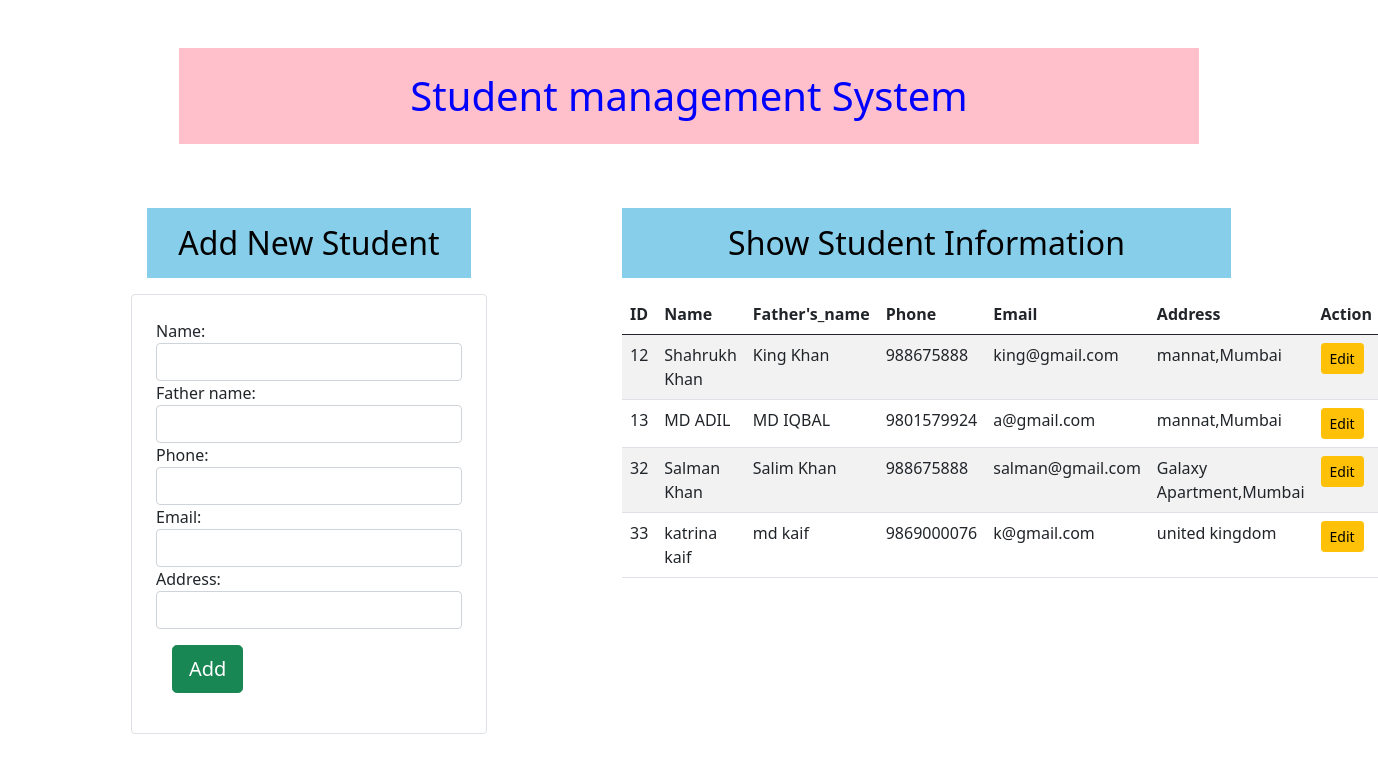
The page / on the database its author committed.
### myapp/models.py (models this page shows)
class Students(models.Model):
    name = models.CharField(max_length=70)
    father_name = models.CharField(max_length=70)
    phone = models.CharField(max_length=10)
    email=models.EmailField(max_length=100)
    address =models.CharField(max_length=500)

### myapp/views.py (the view)
# urls.py: path("",views.show_data,name="home"),
def show_data(request):
   if request.method == 'POST':
     form = student_form(request.POST)
     if form.is_valid():
      nm = form.cleaned_data['name']
      fn =  form.cleaned_data['father_name']
      ph =  form.cleaned_data['phone']
      em =   form.cleaned_data['email']
      add =  form.cleaned_data['address']
      reg=Students(name=nm,father_name=fn,phone=ph,email=em,address=add)
      reg.save()
      form=student_form()
   else:
       form=student_form()
   student =Students.objects.all()
   return render(request,"home.html",{"form":form,"stu":student})

### myapp/forms.py
class student_form(forms.ModelForm):
    class Meta:
        model=Students
        fields=['name','father_name',"phone",'email','address']
        widgets ={
             'name':forms.TextInput(attrs={'class':'form-control'}),
             'father_name':forms.TextInput(attrs={'class':'form-control'}),
             'phone':forms.TextInput(attrs={'class':'form-control'}),
             'email':forms.EmailInput(attrs={'class':'form-control'}),
             'address':forms.TextInput(attrs={'class':'form-control'}),
           }

### templates/home.html (shortened to what this page needs)
<!doctype html>
<html lang="en">
  <head>
    {% load static %}
     <link rel="stylesheet"   href="{% static 'css/bootstrap.min.css' %}">
</head>
<body>
<div class="container-fluid">
  <div class="container ">
    <div >
     <h1 style="background-color: pink; color:blue;" class="m-5 p-4 text-center"> Student management System</h1>
        </div>
         </div>
 <div class="container">
  <div class="row ">
<div class="col-sm-4 ">
 <h2 style="background-color: skyblue; color: black;" class="m-3 p-3 text-center"> Add New Student </h2>
 <form class="border rounded p-4 " method="post">
   {{form}}
<button type="submit" class="btn btn-success btn-lg m-3">Add</button>
 </form>
</div>
 <div class="col-sm-7 offset-1">
<h2 style="background-color: skyblue; color: black;" class="m-3 p-3 text-center"> Show Student Information</h2>
 <table class="table table-striped table table-borderedless m-3">
 <thead>
 <tr>
  <th scope="col">ID</th>
<th scope="col">Name</th>
 <th scope="col">Father's_name</th>
 <th scope="col">Phone</th>
<th scope="col">Email</th>
<th scope="col">Address</th>
 <th scope="col">Action</th>
</tr>
 </thead>
 <tbody>
  {% for st in stu %}
  <tr>
    <td >{{st.id}}</td>
    <td >{{st.name}}</td>
    <td>{{st.father_name}}</td>
    <td>{{st.phone}}</td>
    <td>{{st.email}}</td>
    <td>{{st.address}}</td>
   <td>
    <form method="post" action="{% url 'update' st.id %}">
      <button type="submit" class="btn btn-warning btn-sm">Edit</button>
    </form>
   </td>
  </tr>
  {%  endfor %}
</tbody>
 </table>
 </div>
</div>
 </div>
 </div>
  </body>
</html>

### rows shown on the page
Students: id "12", name "Shahrukh Khan", father_name "King Khan", phone "988675888", email "king@gmail.com", address "mannat,Mumbai"
Students: id "13", name "MD ADIL", father_name "MD IQBAL", phone "9801579924", email "a@gmail.com", address "mannat,Mumbai"
Students: id "32", name "Salman Khan", father_name "Salim Khan", phone "988675888", email "salman@gmail.com", address "Galaxy Apartment,Mumbai"
Students: id "33", name "katrina kaif", father_name "md kaif", phone "9869000076", email "k@gmail.com", address "united kingdom"
